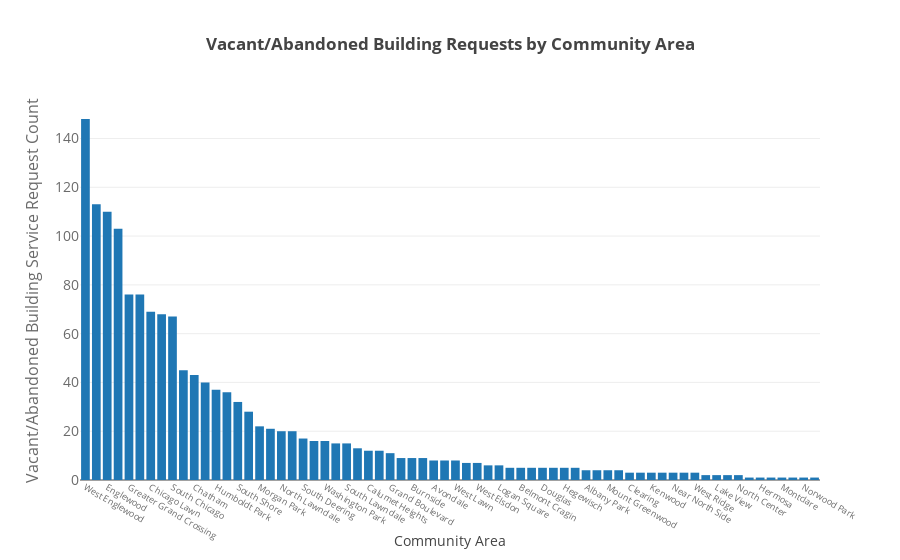

Here is the notebook cell this chart was saved with:
### Markdown cell above
### Vacant and Abandoned Building Requests
More than half of vacant and abandon building requests are on the South side of Chicago. A notable and self-explanatory exception is Hyde Park, which had only one reported vacant building, which stands in deep contrast to neighboring Woodlawn (45 reports) and Washington Park (16 reports), and Englewood (110 reports).

### Code cell
barplot(pq('''
SELECT b.name as community,
COUNT(DISTINCT service_request_number) as Count
FROM combined_data a
JOIN community_areas b
on a.community_area = b.community_area
WHERE type_of_service_request = 'Vacant/Abandoned Building'
GROUP BY community
ORDER BY 2 DESC'''),
x = 'community',
y = 'Count',
xlabel = 'Community Area',
ylabel = 'Vacant/Abandoned Building Service Request Count',
title = 'Vacant/Abandoned Building Requests by Community Area',
xsize = 9)

### Figure 1 — Plotly figure (JSON) as saved in the notebook; plotly's stock layout.template omitted (floating-point values rounded to 4 significant figures)
{"data": [{"opacity": 1, "textposition": "outside", "type": "bar", "x": ["West Englewood", "Auburn Gresham", "Englewood", "Roseland", "Greater Grand Crossing", "West Pullman", "Chicago Lawn", "New City", "South Chicago", "Woodlawn", "Chatham", "Austin", "Humboldt Park", "Washington Heights", "South Shore", "Ashburn", "Morgan Park", "East Garfield Park", "North Lawndale", "West Garfield Park", "South Deering", "Garfield Ridge", "Washington Park", "Gage Park", "South Lawndale", "Avalon Park", "Calumet Heights", "Lower West Side", "Grand Boulevard", "Bridgeport", "Burnside", "West Town", "Avondale", "Near West Side", "West Lawn", "Brighton Park", "West Elsdon", "Fuller Park ", "Logan Square", "Archer Heights", "Belmont Cragin ", "Beverly", "Douglas", "East Side", "Hegewisch", "Portage Park", "Albany Park", "Dunning", "Mount Greenwood", "Pullman ", "Clearing", "Irving Park", "Kenwood ", "McKinley Park", "Near North Side", "Riverdale", "West Ridge", "Edgewater", "Lake View", "Lincoln Park", "North Center", "Edison Park", "Hermosa", "Hyde Park", "Montclare", "North Park", "Norwood Park", "Uptown"], "y": [148, 113, 110, 103, 76, 76, 69, 68, 67, 45, 43, 40, 37, 36, 32, 28, 22, 21, 20, 20, 17, 16, 16, 15, 15, 13, 12, 12, 11, 9, 9, 9, 8, 8, 8, 7, 7, 6, 6, 5, 5, 5, 5, 5, 5, 5, 4, 4, 4, 4, 3, 3, 3, 3, 3, 3, 3, 2, 2, 2, 2, 1, 1, 1, 1, 1, 1, 1]}], "layout": {"title": "<b>Vacant/Abandoned Building Requests by Community Area</b><br>", "xaxis": {"tickfont": {"color": "rgb(107, 107, 107)", "size": 9}, "title": "Community Area"}, "yaxis": {"tickfont": {"color": "rgb(107, 107, 107)", "size": 14}, "title": "Vacant/Abandoned Building Service Request Count", "titlefont": {"color": "rgb(107, 107, 107)", "size": 16}}}}
